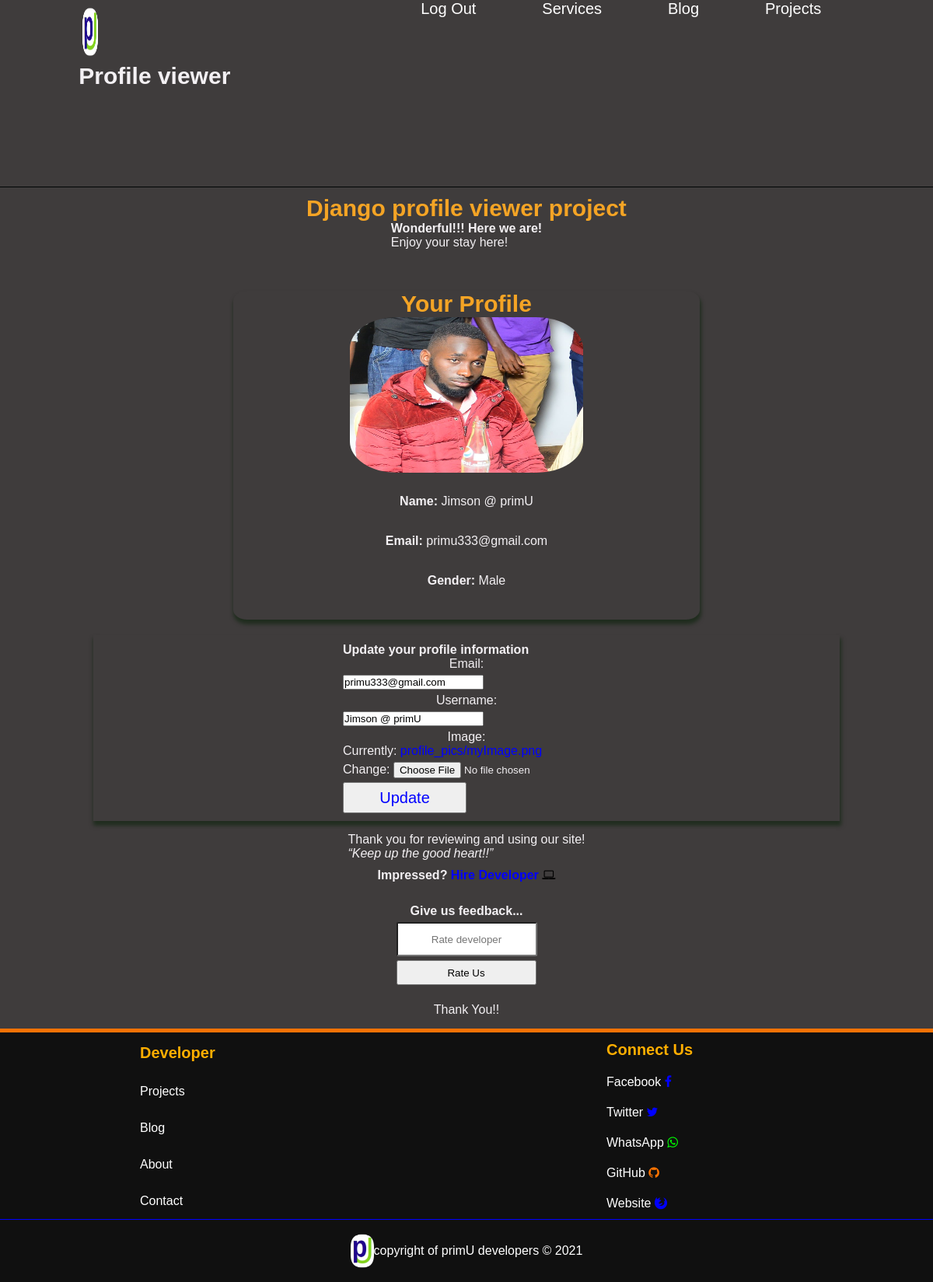
The page /home/ (signed in) on the database its author committed.
### myUsers/models.py (models this page shows, shortened)
class Profile(AbstractBaseUser):
    email = models.EmailField(verbose_name="email", max_length=60, unique=True)
    first_name = models.CharField(max_length=20)
    image = models.ImageField(default='default.jpg', upload_to='profile_pics')
    last_name = models.CharField(max_length=20)
    gender = models.CharField(max_length=6)
    username = models.CharField(max_length=30)
    last_login = models.DateTimeField(verbose_name='last login', auto_now=True)
    is_admin = models.BooleanField(default=False)
    is_active = models.BooleanField(default=True)
    is_staff = models.BooleanField(default=False)
    is_superuser = models.BooleanField(default=False)
    USERNAME_FIELD = 'email'
    REQUIRED_FIELDS = ['username']
    objects = ProfileManager()

### blog/views.py (the view)
# urls.py: path('', views.index, name='blog-home'),
@login_required
def home(request):
    if request.method == 'POST':
        u_form = userUpdateForm(request.POST, request.FILES, instance=request.user)
        if u_form.is_valid():
            u_form.save()
            return redirect('blog-main-page')
    else:
        u_form = userUpdateForm(instance=request.user)
    context = {
        'u_form': u_form,
    }
    return render(request, 'blog/home.html', context)

### myUsers/forms.py
class userUpdateForm(forms.ModelForm):
    email = forms.EmailField(max_length=60)
    class Meta:
        model = Profile
        fields = ['email', 'username', 'image']

### blog/templates/blog/home.html (shortened to what this page needs)
{% load static %}
<!DOCTYPE html>
<html lang="en">
<head>
    <link rel="stylesheet" href="{% static 'blog/CSS/global.css' %}">
    <link rel="stylesheet" href="https://cdnjs.cloudflare.com/ajax/libs/font-awesome/4.7.0/css/font-awesome.min.css">
</head>
<body>
    <header>
            <nav>
                <div class="heading">
                    <img src="{% static 'blog/images/primU.png' %}" alt="app logo" id="logo">
                    <h1>Profile viewer</h1>
                </div>
                <ul class="navLinks">
                    <li> <a href="{% url 'blog-logout' %}">Log Out</a> </li>
                    <li> <a href="#">Services</a> </li>
                    <li> <a href="#">Blog</a> </li>
                    <li> <a href="#">Projects</a> </li>
                </ul>
            </nav>
        </header>
        <div class="main">
                    <h4>Django profile viewer project</h4>
                    <p><strong>Wonderful!!! Here we are!</strong> <br> Enjoy your stay here!</p>
                    <div class="User-profile">
                        <h4>Your Profile</h4>
                        <img src="{{ user.image.url }}" alt="Your Profile Image" id="profile-image">
                        <br>
                        <p><strong>Name: </strong> {{ user.username }}</p>
                        <br>
                        <p><strong>Email: </strong>{{ user.email }}</p>
                        <br>
                        <p><strong>Gender: </strong>{{ user.gender }}</p>
                        <br>
                        <br>
            </div>
            <div class="Reg-form">
                <form method="POST" enctype="multipart/form-data"> {% csrf_token %}
                    <strong>Update your profile information</strong>
                    <br>
                    {% for field in u_form %}
                        <p>
                            {{field.label_tag}}
                            {{field}}
                        </p>
                    {% endfor %}
                    <button id="submit-btn" type="submit">Update</button>
                        <br>
                </form>
            </div>
        <div class="outro">
            <p>Thank you for reviewing and using our site! <br>
                <em><q>Keep up the good heart!!</q></em> </p>
            <p><strong>Impressed? <a href="#">Hire Developer <i style="color: #000000;" class="fa fa-laptop"></i></a></strong></p> <br>
            <p><strong>Give us feedback...</strong> <br>
                <form action="/" method="POST" id="comment">
                    <label for="feedback">
                        <input style="height: 5vh; border-radius: 3%; text-align: center;" type="text" placeholder="Rate developer">
                    </label>
                    <br>
                    <input style="height: 4vh; width: 15vw; text-align: center;" type="submit" value="Rate Us">
                </form>
                <br>
            Thank You!! </p>
        </div>
    </div>
    <div class="dev-footer">
        <ul class="footer-links">
            <h4>Developer</h4>
            <li><a href="#">Projects</a></li>
            <li><a href="#">Blog</a></li>
            <li><a href="#">About</a></li>
            <li><a href="#">Contact</a></li>
        </ul>
        <ul class="connect-developer">
            <h4>Connect Us</h4>
            <li><a href="#">Facebook <i style="color: #0000ff;" class="fa fa-facebook"></i> </a></li>
            <li><a href="https://twitter.com/primU333">Twitter <i style="color: #0000ff;" class="fa fa-twitter"></i> </a></li>
            <li><a href="#">WhatsApp <i style="color: #00ff00" class="fa fa-whatsapp"></i> </a></li>
            <li><a href="https://github.com/primU333">GitHub <i style="color: #ff7300;" class="fa fa-github"></i> </a></li>
            <li><a href="#">Website <i style="color: #0000ff;" class="fa fa-firefox"></i></a></li>
        </ul>
    </div>
    <footer>
        <img src="{% static 'blog/images/primU.png' %}" alt="dev-logo">
        <p>copyright of primU developers &copy; 2021</p>
    </footer>
</body>
</html>

### blog/static/blog/CSS/global.css (style rules this page uses)
* { padding: 0; margin: 0; box-shadow: border-box; }
body { background-color: #3f3c3c; font-family: Arial, Helvetica, sans-serif; color: #f3f0f3; }
nav { display: flex; justify-content: space-around; background-color: #3f3c3c; height: 30vh; border-bottom: solid 1px #000505; margin-bottom: 10px; }
#logo { width: 10%; height: 30%; margin: 5px 0 0 5px; }
h1 { font-size: 30px; }
.navLinks { display: flex; justify-content: space-around; width: 50%; list-style: none; }
.navLinks li a { font-size: 20px; text-decoration: none; color: #ffffff; }
.dev-footer { display: flex; justify-content: space-around; background-color: #101010; height: 30vh; border-top: solid 5px #f77205; }
.footer-links { display: flex; flex-direction: column; justify-content: space-around; width: 20%; list-style: none; }
.footer-links h4 { color: #ffae00; font-size: 20px; }
.footer-links li a { text-decoration: none; color: #ffffff; }
.connect-developer { display: flex; flex-direction: column; justify-content: space-around; width: 20%; list-style: none; }
.connect-developer h4 { color: #ffae00; font-size: 20px; }
.connect-developer li a { text-decoration: none; color: #ffffff; }
footer { display: flex; justify-content: center; height: 10vh; background-color: #101010; align-items: center; color: #ffffff; border-top: solid 1px #0000ff; }
footer img { width: 30px; height: 50px; }
.main { display: flex; flex-direction: column; justify-content: center; align-items: center; margin: auto; background-color: #3f3c3c; }
.main h4 { font-size: 30px; color: hsl(37, 90%, 55%); }
.User-profile { display: flex; flex-direction: column; justify-content: space-around; align-items: center; margin: 15px 5px 15px 5px; height: auto; width: 50%; box-shadow: 1px 5px 5px 1px rgba(0, 030, 0, .5); border-radius: 3%; }
.User-profile p { margin: 10px 0 5px; padding: 0 10px 0 10px; }
#profile-image { width: 50%; height: 200px; border-radius: 20%; }
.outro { display: flex; flex-direction: column; width: auto; align-items: center; margin: 5px; }
.outro p { margin: 5px 0; }
.outro form input { margin: 0 0 5px 0; }
a { text-decoration: none; color: #0000ff; }
.Reg-form { display: flex; flex-direction: column; justify-content: space-around; align-items: center; width: 80%; margin: 5px 0 5px 0; padding: 10px 0 10px 0; box-shadow: 1px 5px 5px 1px rgba(0, 030, 0, .5); }
.Reg-form label { display: flex; flex-direction: column; align-content: center; justify-content: center; align-items: center; }
.Reg-form form input { margin: 5px 0 5px 0; }
.Reg-form form #submit-btn { width: 50%; height: 5vh; color: #0000ff; font-size: 20px; }

### rows shown on the page
Profile: image (picture), username "Jimson @ primU", email "primu333@gmail.com", gender "Male", u_form "primu333@gmail.com" "Jimson @ primU"

### other values the page prints
{{ field.label_tag }} "Email:" "Username:" "Image:"
